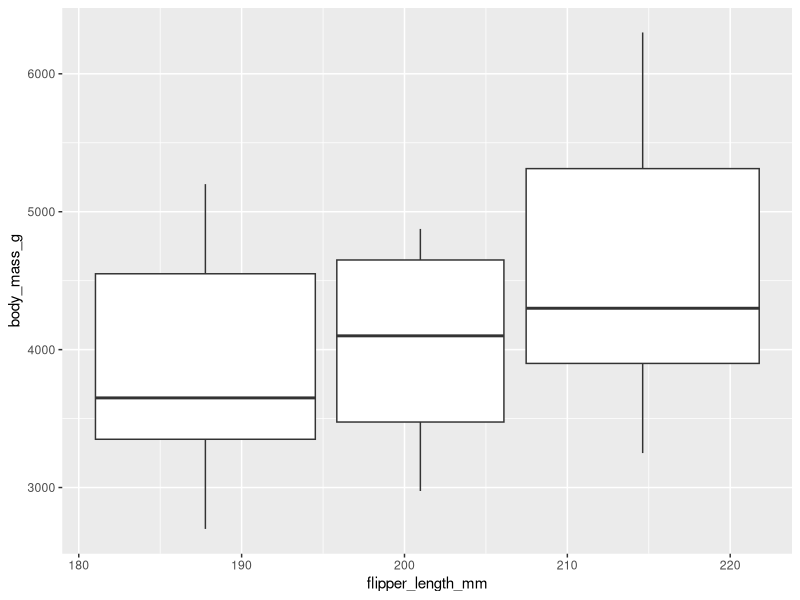

Here is the R script that generated this plot:
library(tidyverse)
library(broom)

data <- palmerpenguins::penguins

ggplot(data = data) +
  geom_boxplot(aes(x = flipper_length_mm, y = body_mass_g, group = sex))
